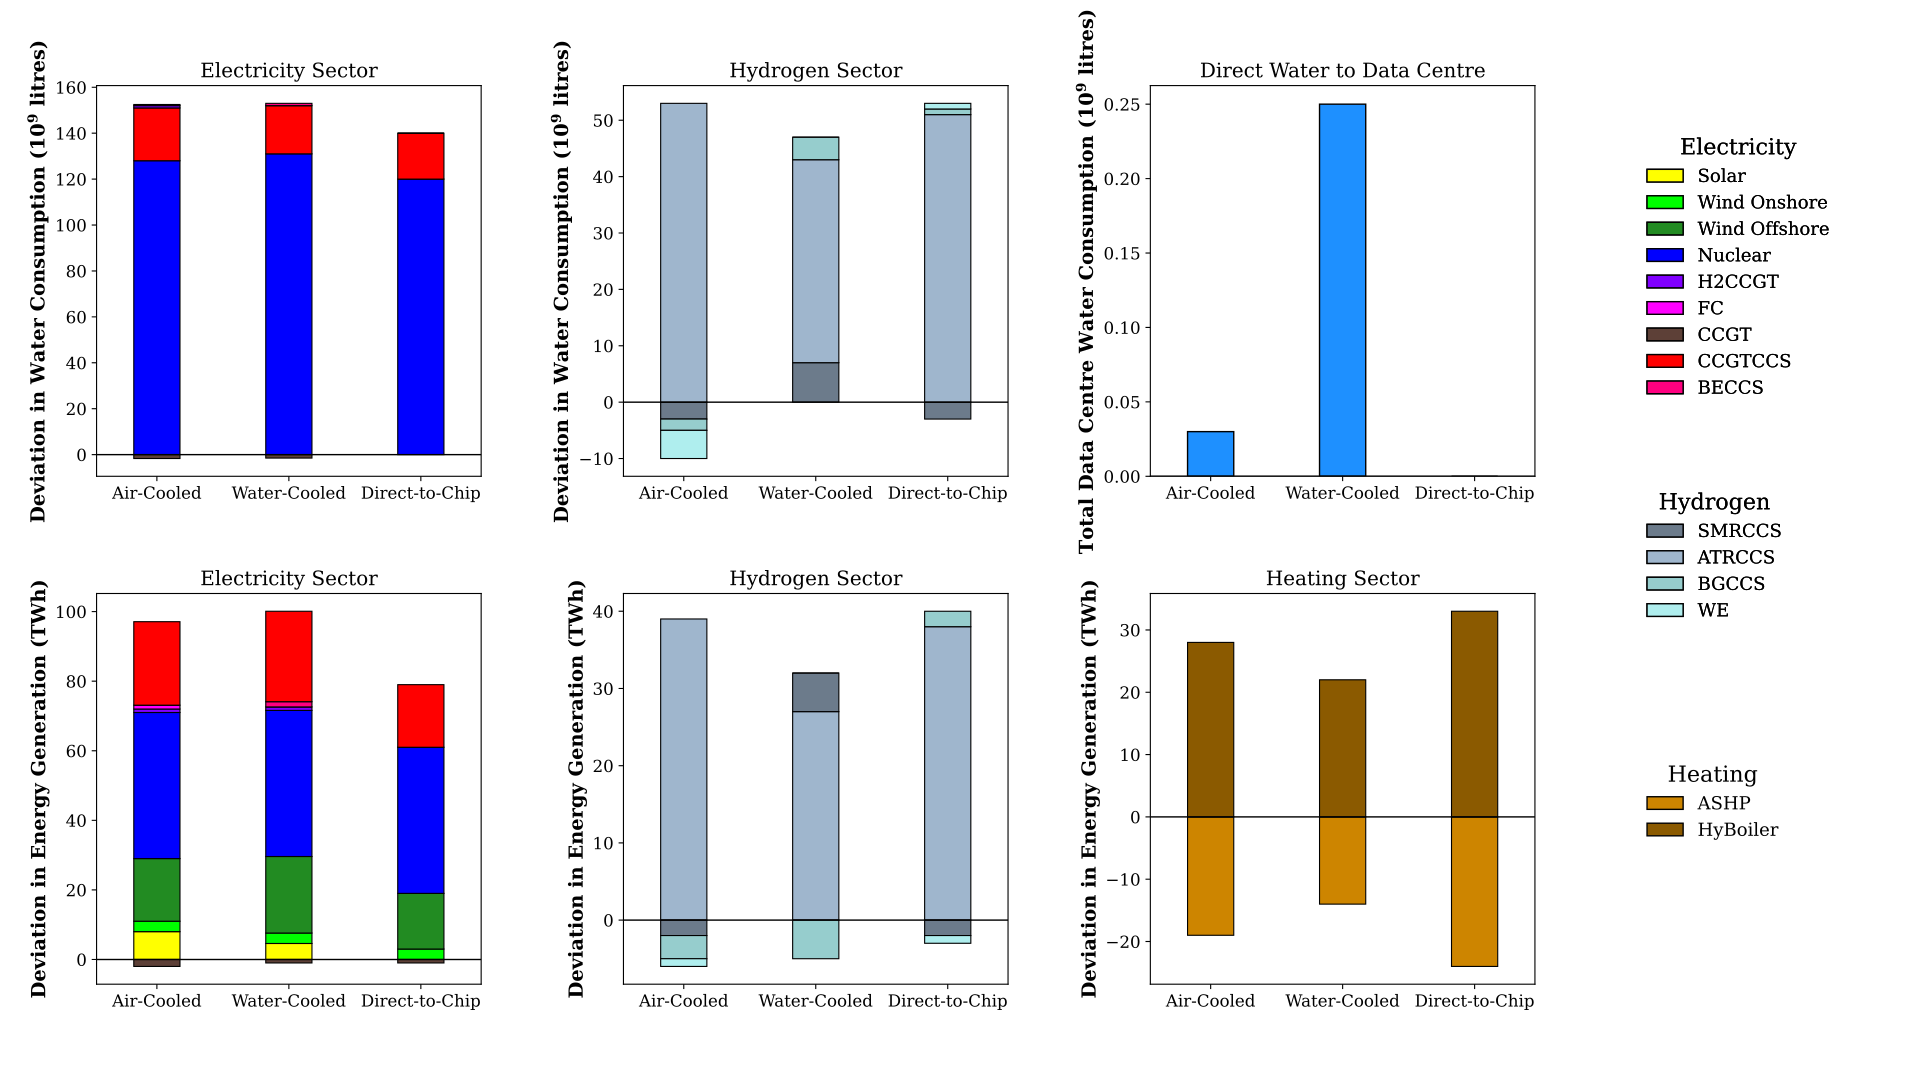

This chart was generated by the following Python code:
import matplotlib.pyplot as plt
import numpy as np
from matplotlib.patches import Patch

plt.rcParams.update({
    "font.family": "serif",
    "font.size": 12,
    "mathtext.default": "regular"
})
# ======================================================
# COLORS (TECHNOLOGIES ONLY)
# ======================================================

tech_colors = {
    "Solar": "#FFFF00",
    "Wind Onshore": "#00FF00",
    "Wind Offshore": "#228b22",
    "Battery": "#00FFFF",
    "CCGT": "#8b0000",
    "Nuclear": "#0000FF",
    "H2CCGT": "#8000FF",
    "FC": "#FF00FF",
    "BECCS": "#FF0080",
    "CCGTCCS": "#FF0000",
    "Biomass": "#ffa54f",
    "SMRCCS": "#6c7b8b",
    "ATRCCS": "#9fb6cd",
    "BGCCS": "#96cdcd",
    "WE": "#afeeee",
    "HyBoiler": "#8b5a00",
    "ASHP": "#cd8500",
    "CCGT": "#5d4037"
}

# ======================================================
# DATA (CLEAN STRUCTURE)
# ======================================================

water_electricity = {
    "Air-Cooled": {
        "Nuclear": 128,
        "CCGT": -1.7,
        "CCGTCCS": 23,
        "H2CCGT": 1,
        "BECCS": 0.5,
    },
    "Water-Cooled": {
        "Nuclear": 131,
        "CCGT": -1.5,
        "CCGTCCS": 21,
        "H2CCGT": 0,
        "BECCS": 1,
    },
    "Direct-to-Chip": {
        "Nuclear": 120,
        "CCGT": 0,
        "CCGTCCS": 20,
        "H2CCGT": 0,
        "BECCS": 0,
    }
}

water_hydrogen = {
    "Air-Cooled": {
        "SMRCCS": -3,
        "ATRCCS": 53,
        "BGCCS": -2,
        "WE": -5
    },
    "Water-Cooled": {
        "SMRCCS": 7,
        "ATRCCS": 36,
        "BGCCS": 4,
        "WE": 0
    },
    "Direct-to-Chip": {
        "SMRCCS": -3,
        "ATRCCS": 51,
        "BGCCS": 1,
        "WE": 1
    }
}

# ✔ FIXED: scalar values instead of invalid set
water_d2dc = {
    "Air-Cooled": 0.03,
    "Water-Cooled": 0.25,
    "Direct-to-Chip": 0.0
}

energy_electricity = {
    "Air-Cooled": {
        "Solar": 8,
        "Wind Onshore": 3,
        "Wind Offshore": 18,
        "Nuclear": 42,
        "H2CCGT": 1,
        "FC": 1.1,
        "BECCS": 0,
        "CCGT": -2,
        "CCGTCCS": 24
    },
    "Water-Cooled": {"Solar": 4.6,
    "Wind Onshore": 3,
    "Wind Offshore": 22,
    "Nuclear": 42,
    "H2CCGT": 1,
    "FC": 0,
    "BECCS": 1.5,
    "CCGT": -1,
    "CCGTCCS": 26},
    
    
    "Direct-to-Chip": {"Solar": 0,
    "Wind Onshore": 3,
    "Wind Offshore": 16,
    "Nuclear": 42,
    "H2CCGT": 0,
    "FC": 0,
    "BECCS": 0,
    "CCGT": -1,
    "CCGTCCS": 18}
}

energy_hydrogen = {
    "Air-Cooled": {
        "ATRCCS": 39,
        "SMRCCS": -2,
        "BGCCS": -3,
        "WE": -1
    },
    "Water-Cooled": {
    "ATRCCS": 27,
    "SMRCCS": 5,
    "BGCCS": -5,
    "WE": 0},
    "Direct-to-Chip": {
    "ATRCCS": 38,
    "SMRCCS": -2,
    "BGCCS": 2,
    "WE": -1}
}

energy_heating = {
    "Air-Cooled": {
        "ASHP": -19,
        "HyBoiler": 28
    },
    "Water-Cooled": {
    "ASHP": -14,
    "HyBoiler": 22},
    "Direct-to-Chip": {
    "ASHP": -24,
    "HyBoiler": 33}
}

# ======================================================
# PLOT FUNCTION (STACKED OR SIMPLE SAFE)
# ======================================================

def plot_sector(ax, data, title, is_scalar=False):

    x = np.arange(len(data))
    width = 0.35

    for i, (_, values) in enumerate(data.items()):

        # -------------------------
        # CASE 1: scalar subplot (D2C)
        # -------------------------
        if is_scalar:
            ax.bar(x[i], values, width, color="#1e90ff", edgecolor="black")
            continue

        # -------------------------
        # CASE 2: stacked subplot
        # -------------------------
        techs = values

        pos_base = 0
        neg_base = 0

        if len(techs) == 0:
            ax.bar(x[i], 0, width, color="lightgray", edgecolor="black")
            continue

        for tech, value in techs.items():

            color = tech_colors.get(tech, "gray")

            if value >= 0:
                ax.bar(x[i], value, width,
                       bottom=pos_base,
                       color=color,
                       edgecolor="black",
                       linewidth=0.8)
                pos_base += value
            else:
                ax.bar(x[i], value, width,
                       bottom=neg_base,
                       color=color,
                       edgecolor="black",
                       linewidth=0.8)
                neg_base += value

    ax.set_xticks(x)
    ax.set_xticklabels(list(data.keys()))
    ax.axhline(0, color="black", linewidth=1)
    ax.set_title(title)
    ax.margins(x=0.12)

# ======================================================
# FIGURE
# ======================================================

fig, axes = plt.subplots(2, 3, figsize=(18, 12))

# ---------------- TOP ----------------
plot_sector(axes[0,0], water_electricity, "Electricity Sector")
plot_sector(axes[0,1], water_hydrogen, "Hydrogen Sector")

# ✔ scalar plot (FIXED)
plot_sector(axes[0,2], water_d2dc, "Direct Water to Data Centre", is_scalar=True)

# ---------------- BOTTOM ----------------
plot_sector(axes[1,0], energy_electricity, "Electricity Sector")
plot_sector(axes[1,1], energy_hydrogen, "Hydrogen Sector")
plot_sector(axes[1,2], energy_heating, "Heating Sector")

# ---------------- LABELS ----------------
axes[0,0].set_ylabel("Deviation in Water Consumption ($10^9$ litres)",fontsize=14, fontweight='bold')
axes[0,1].set_ylabel("Deviation in Water Consumption ($10^9$ litres)", fontsize=14, fontweight='bold')

axes[0,2].set_ylabel("Total Data Centre Water Consumption ($10^9$ litres)",fontsize=14, fontweight='bold')

for ax in axes[1,:]:
    ax.set_ylabel("Deviation in Energy Generation (TWh)", fontsize=14, fontweight='bold')

# ======================================================
# SEPARATED LEGENDS
# ======================================================

# -------- Electricity --------

elec_techs = [
    "Solar",
    "Wind Onshore",
    "Wind Offshore",
    "Nuclear",
    "H2CCGT",
    "FC",
    "CCGT",
    "CCGTCCS",
    "BECCS",
]

elec_handles = [
    Patch(
        facecolor=tech_colors[t],
        edgecolor="black",
        label=t
    )
    for t in elec_techs
]

leg1 = fig.legend(
    handles=elec_handles,
    title="Electricity",
    title_fontsize=16,
    loc="center left",
    bbox_to_anchor=(0.85, 0.75),
    fontsize=13,
    frameon=False
)

# -------- Hydrogen --------

h2_techs = [
    "SMRCCS",
    "ATRCCS",
    "BGCCS",
    "WE"
]

h2_handles = [
    Patch(
        facecolor=tech_colors[t],
        edgecolor="black",
        label=t
    )
    for t in h2_techs
]

leg2 = fig.legend(
    handles=h2_handles,
    title="Hydrogen",
    title_fontsize=16,
    loc="center left",
    bbox_to_anchor=(0.85, 0.48),
    fontsize=13,
    frameon=False
)

# -------- Heating --------

heat_techs = [
    "ASHP",
    "HyBoiler"
]

heat_handles = [
    Patch(
        facecolor=tech_colors[t],
        edgecolor="black",
        label=t
    )
    for t in heat_techs
]

leg3 = fig.legend(
    handles=heat_handles,
    title="Heating",
    title_fontsize=16,
    loc="center left",
    bbox_to_anchor=(0.85, 0.25),
    fontsize=13,
    frameon=False
)

fig.add_artist(leg1)
fig.add_artist(leg2)
# ======================================================
# LAYOUT
# ======================================================

plt.subplots_adjust(
    hspace=0.3,
    wspace=0.37,
    right=0.8,
    left=0.05,
    top=0.92,
    bottom=0.08
)

plt.show()
